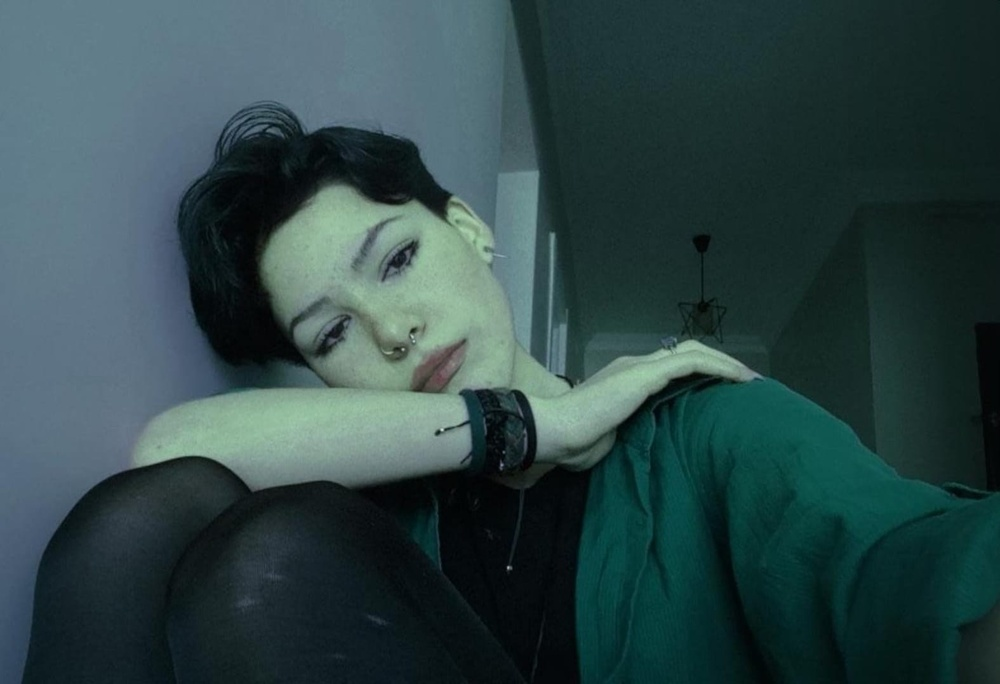
#> input picture Basic-Operation/merve.jpg, 1000 x 684 px, shrunk from 1575 x 1077 before the run, found by its file name
$ python image_pixel_value_statistics.py
#> lines starting #> are read from the running program, lines starting #| are printed output that depends on the picture; after the words box and inside, x2 and y2 are one past the last pixel; in counts of white or black regions, pixels touching at a corner belong together
# For Pixel Value

import cv2 as cv
import numpy as np
path = "Basic-Operation/"
src = cv.imread(path + "merve.jpg", cv.IMREAD_GRAYSCALE)
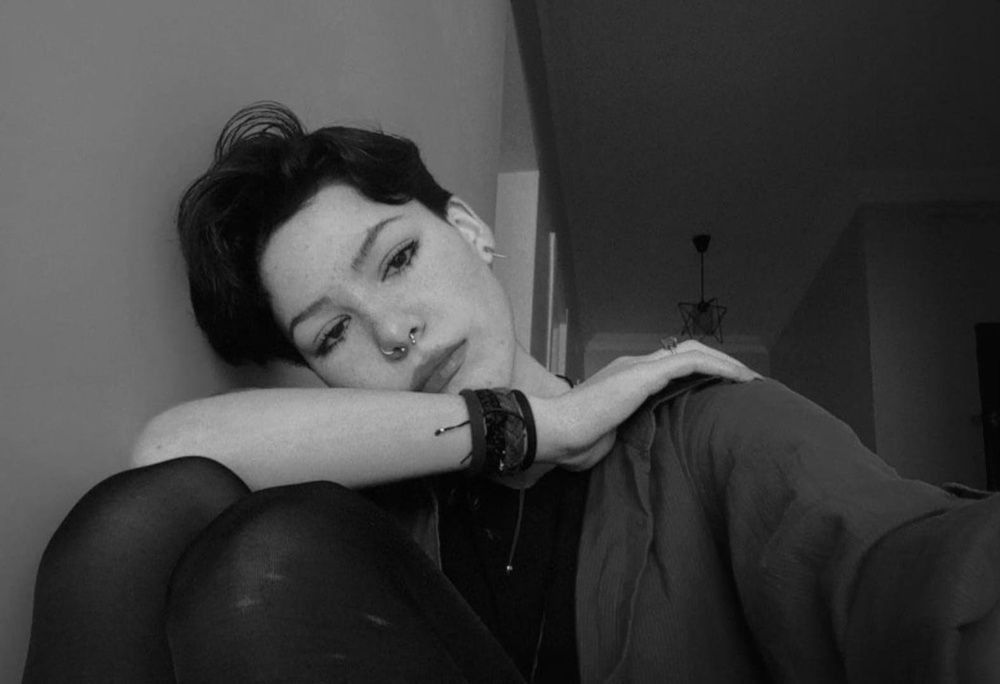
#> src: shape (684, 1000); min 0, max 215, mean 63.3

# minMaxLoc
min_val, max_val, min_loc, max_loc = cv.minMaxLoc(src)
#> min_val = 0; max_val = 215; min_loc = (498, 455); max_loc = (442, 429)
print("min_value: %.2f, max_value: %.2f" % (min_val, max_val))
#| min_value: 0.00, max_value: 215.00
print("min_loc: ", min_loc, " max_loc: ", max_loc)
#| min_loc:  (498, 455)  max_loc:  (442, 429)

# meanStdDev (Ortalama ve Standart Sapma Bilgileri)
means, stddev = cv.meanStdDev(src)
#> means = [63.34]; stddev = [45.82]
print("mean: %.2f, stddev: %.2f" % (means, stddev))
#| mean: 63.34, stddev: 45.82

src[np.where(src < means)] = 0 # Siyah
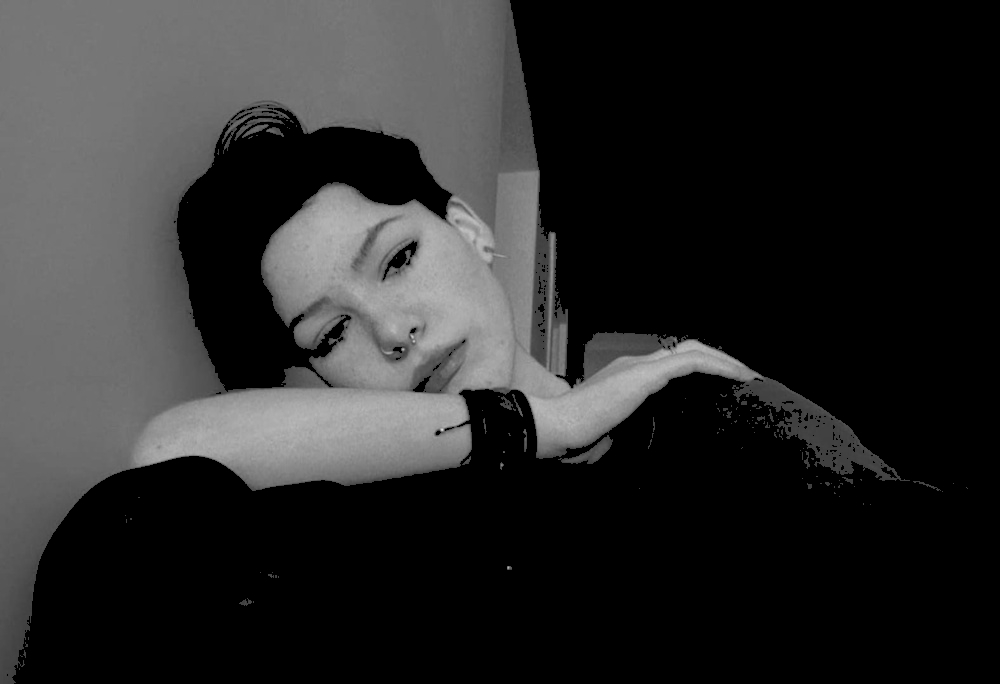
#> src: shape (684, 1000); min 0, max 215, mean 42.8
src[np.where(src > means)] = 255 # Beyaz
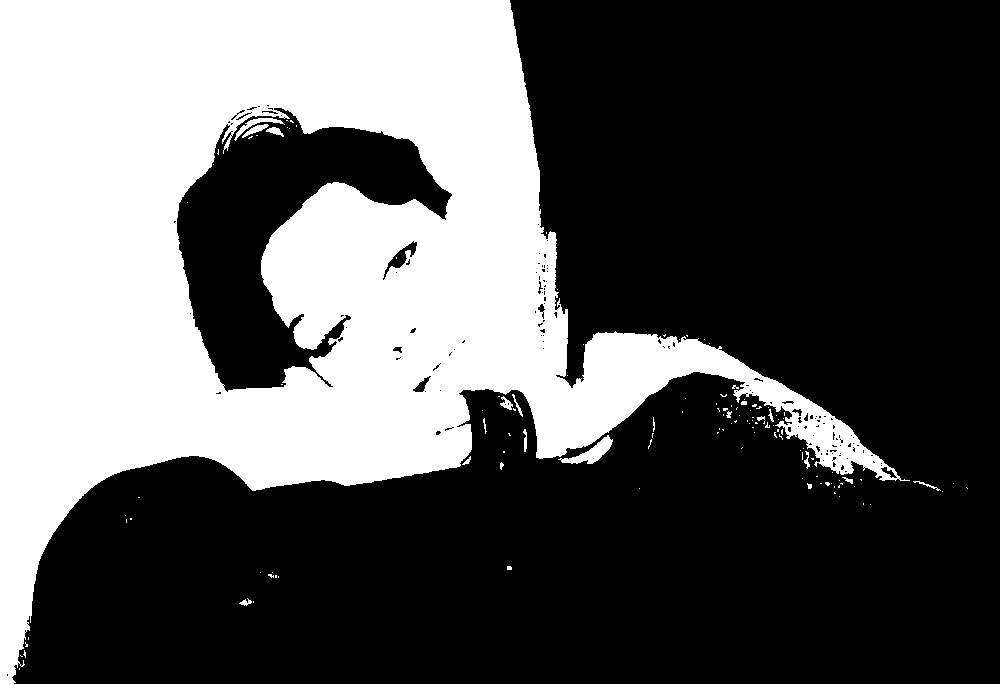
#> src: shape (684, 1000); 35.9% white; 129 white regions (108 under 20 px), largest, box (x1, y1, x2, y2) and area: (0, 0, 910, 684) 243845, (558, 435, 613, 464) 548, (234, 118, 285, 141) 236

cv.imshow("Binary", src)
cv.waitKey(10000)
cv.destroyAllWindows
